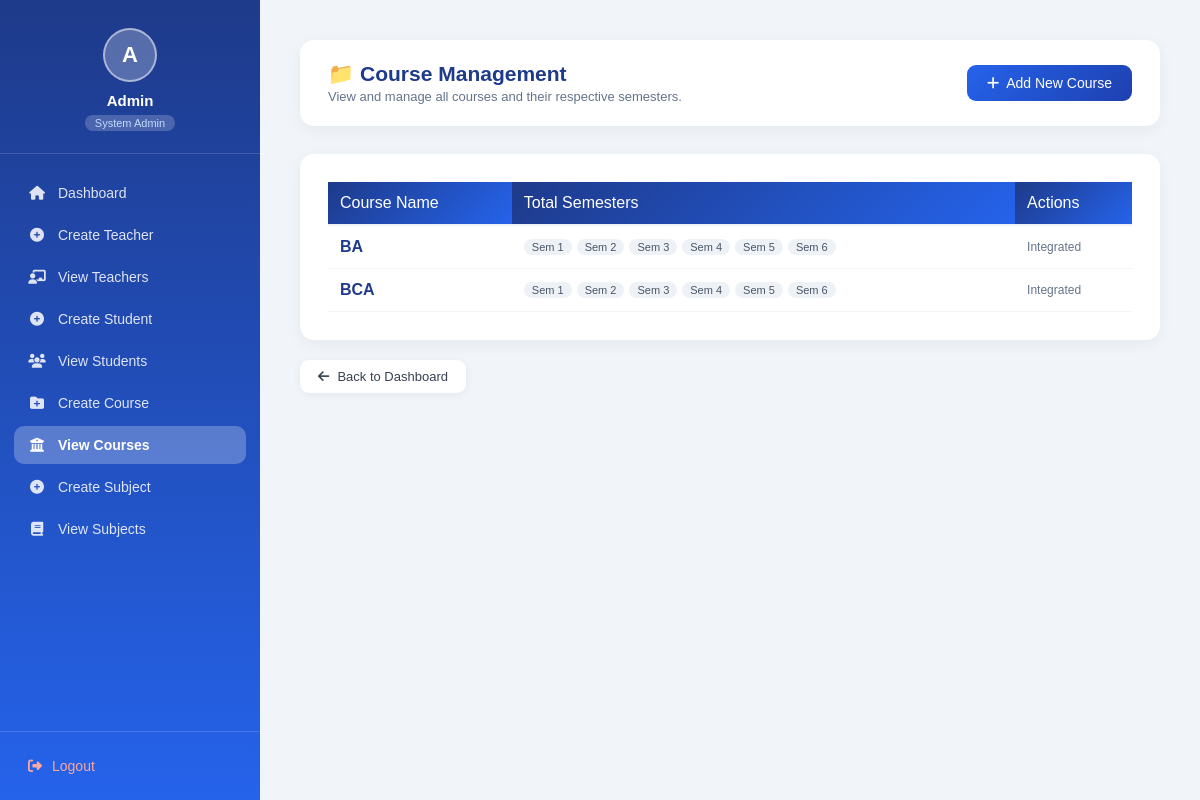
Screenshot of /admin-courses/ (signed in) with the database file from the repository.
### project/models.py (models this page shows, shortened)
class Course(models.Model):
    name = models.CharField(max_length=100)
    total_semesters = models.IntegerField(default=1)

class Semester(models.Model):
    course = models.ForeignKey(Course, on_delete=models.CASCADE, related_name='semesters')
    semester_number = models.IntegerField()
    students = models.ManyToManyField(
        settings.AUTH_USER_MODEL,
        related_name='enrolled_semesters',
        limit_choices_to={'role': 'student'},
        blank=True
    )

### project/views.py (the view)
# urls.py: path('admin-courses/', views.admin_course_list, name='admin_course_list'),
@login_required
def admin_course_list(request):
    courses = Course.objects.prefetch_related('semesters').all().order_by('name')
    return render(request, "admin/course_list.html", {"courses": courses})

### project/templates/admin/course_list.html (shortened to what this page needs)
<!DOCTYPE html>
<html lang="en">
<head>
</head>
<body>
    {% include 'includes/_admin_sidebar.html' %}
    <div class="main">
        <div class="page-header">
            <div>
                <h1>📁 Course Management</h1>
                <p>View and manage all courses and their respective semesters.</p>
            </div>
            <a href="{% url 'create_course' %}" class="btn-primary">
                <i class="fas fa-plus"></i> Add New Course
            </a>
        </div>
        <div class="card">
            <div class="card-body">
                <table style="width: 100%; border-collapse: collapse;">
                    <thead>
                        <tr style="border-bottom: 2px solid #eef2f6; text-align: left;">
                            <th style="padding: 12px;">Course Name</th>
                            <th style="padding: 12px;">Total Semesters</th>
                            <th style="padding: 12px;">Actions</th>
                        </tr>
                    </thead>
                    <tbody>
                        {% for course in courses %}
                        <tr style="border-bottom: 1px solid #f1f5f9;">
                            <td style="padding: 12px;">
                                <div style="font-weight: 600; color: #1e3a8a;">{{ course.name }}</div>
                            </td>
                            <td style="padding: 12px;">
                                <div style="display: flex; gap: 5px; flex-wrap: wrap;">
                                    {% for semester in course.semesters.all %}
                                    <span
                                        style="background: #eef2f6; padding: 2px 8px; border-radius: 12px; font-size: 11px; color: #475569;">
                                        Sem {{ semester.semester_number }}
                                    </span>
                                    {% endfor %}
                                </div>
                            </td>
                            <td style="padding: 12px;">
                                <div style="display: flex; gap: 10px;">
                                    <span style="color: #64748b; font-size: 12px;">Integrated</span>
                                </div>
                            </td>
                        </tr>
                        {% empty %}
                        <tr>
                            <td colspan="3" style="text-align: center; padding: 40px; color: #64748b;">
                                No courses found. <a href="{% url 'create_course' %}">Create one now</a>.
                            </td>
                        </tr>
                        {% endfor %}
                    </tbody>
                </table>
            </div>
        </div>
        <div style="margin-top: 20px;">
            <a href="{% url 'admin_dashboard' %}" class="back-btn"><i class="fas fa-arrow-left"></i> Back to
                Dashboard</a>
        </div>
    </div>
</body>
</html>

### project/templates/includes/_shared_styles.html (style rules this page uses)
* { margin: 0; padding: 0; box-sizing: border-box; font-family: 'Poppins', sans-serif; }
body { display: flex; background: #f1f5f9; min-height: 100vh; }
.main { margin-left: 260px; padding: 40px; flex: 1; width: calc(100% - 260px); }
.page-header { background: white; padding: 22px 28px; border-radius: 14px; box-shadow: 0 4px 15px rgba(0, 0, 0, 0.05); margin-bottom: 28px; display: flex; align-items: center; justify-content: space-between; }
.page-header h1 { color: #1e3a8a; font-weight: 600; font-size: 21px; }
.page-header p { color: #64748b; font-size: 13px; margin-top: 3px; }
.btn-primary { display: inline-flex; align-items: center; gap: 7px; padding: 10px 20px; background: linear-gradient(135deg, #2563eb, #1e40af); color: white; text-decoration: none; border-radius: 9px; font-size: 14px; font-weight: 500; border: none; cursor: pointer; transition: 0.3s; }
.card { background: white; border-radius: 14px; box-shadow: 0 4px 15px rgba(0, 0, 0, 0.05); overflow: hidden; }
.card-body { padding: 28px; }
table { width: 100%; border-collapse: collapse; }
th { background: linear-gradient(135deg, #1e3a8a, #2563eb); color: white; padding: 13px 16px; text-align: left; font-weight: 500; }
td { padding: 13px 16px; border-bottom: 1px solid #f1f5f9; color: #374151; }
tr:last-child td { border-bottom: none; }
.back-btn { display: inline-flex; align-items: center; gap: 8px; margin-bottom: 22px; padding: 9px 18px; background: white; color: #374151; text-decoration: none; border-radius: 9px; font-size: 13px; font-weight: 500; box-shadow: 0 2px 8px rgba(0, 0, 0, 0.06); transition: 0.3s; }

### rows the page displays
Course: name "BA"
Semester: semester_number "1"
Semester: semester_number "2"
Semester: semester_number "3"
Semester: semester_number "4"
Semester: semester_number "5"
Semester: semester_number "6"
Course: name "BCA"
Semester: semester_number "1"
Semester: semester_number "2"
Semester: semester_number "3"
Semester: semester_number "4"
Semester: semester_number "5"
Semester: semester_number "6"
